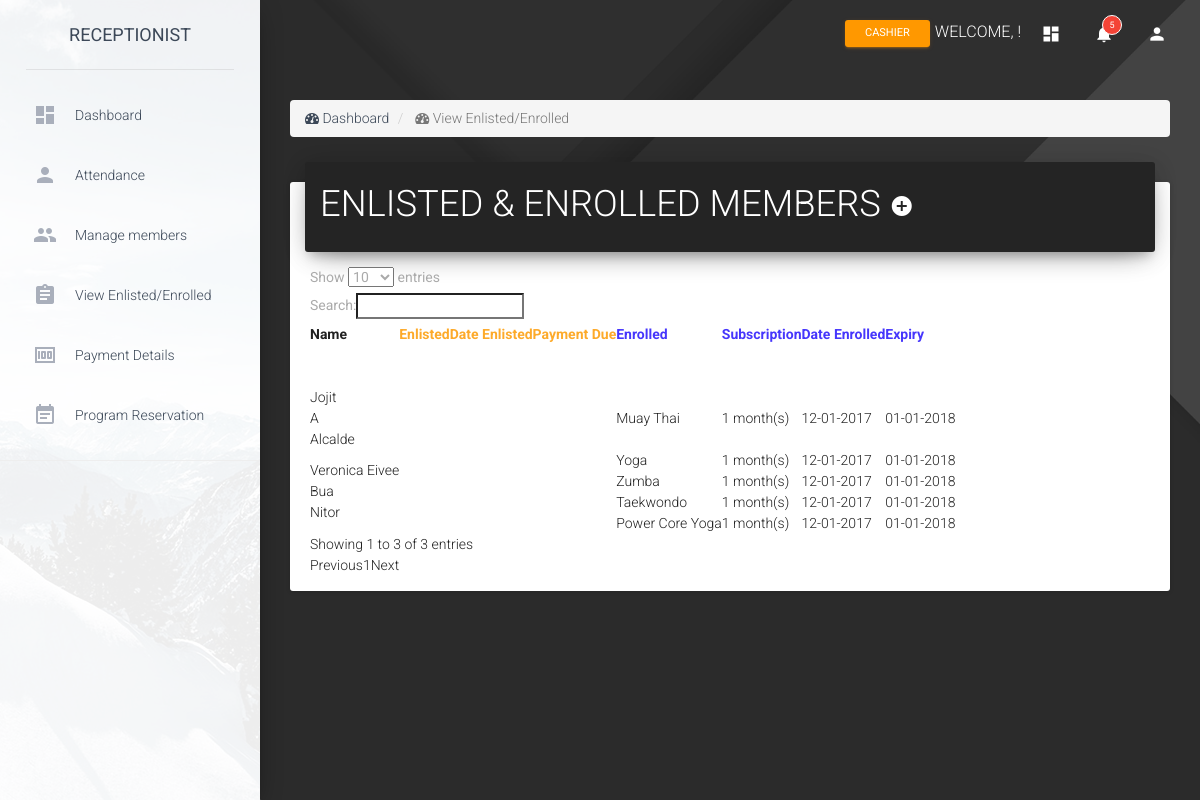
/RECEPTIONIST/admin_viewmembers_enlistedenrolled.php, run on the app's committed database.
### tables this page shows
CREATE TABLE `tbl_members` (
  `membercolor` varchar(100) NOT NULL,
  `member_id` int(11) NOT NULL,
  `custinfo_id` int(11) NOT NULL,
  `membership_id` int(11) NOT NULL,
  `isActive` int(11) NOT NULL,
  `membershipdate` datetime NOT NULL,
  `membershipexpiry` datetime NOT NULL
);

CREATE TABLE `tbl_custinfo` (
  `custinfo_id` int(11) NOT NULL,
  `fname` varchar(200) NOT NULL,
  `mname` varchar(200) NOT NULL,
  `lname` varchar(200) NOT NULL,
  `email` varchar(200) NOT NULL,
  `profilepic` varchar(200) NOT NULL,
  `gender` varchar(200) NOT NULL,
  `status` varchar(200) NOT NULL,
  `nationality` varchar(200) NOT NULL,
  `dateofbirth` varchar(200) NOT NULL,
  `placeofbirth` varchar(200) NOT NULL,
  `homeaddress` varchar(200) NOT NULL,
  `businessname` varchar(200) NOT NULL,
  `businessaddress` varchar(200) NOT NULL,
  `emergencyperson` varchar(200) NOT NULL,
  `EPnumber` varchar(20) NOT NULL,
  `addressphone` varchar(200) NOT NULL,
  `HSI` varchar(200) NOT NULL,
  `clubs` varchar(200) NOT NULL,
  `howdiduknow` varchar(200) NOT NULL,
  `commentsnotes` varchar(200) NOT NULL
);

CREATE TABLE `tbl_enrolled_class` (
  `enrolledclass_id` int(11) NOT NULL,
  `member_id` int(11) NOT NULL,
  `program_id` int(11) NOT NULL,
  `subscription_id` int(11) NOT NULL,
  `programtotal` double NOT NULL,
  `dateofenroll` datetime NOT NULL,
  `programexpiry` datetime NOT NULL
);

CREATE TABLE `tbl_program` (
  `program_id` int(11) NOT NULL,
  `programname` mediumtext NOT NULL,
  `programdesc` varchar(20000) NOT NULL,
  `programimage` varchar(10000) NOT NULL,
  `programcolor` varchar(100) NOT NULL
);

CREATE TABLE `tbl_subscription` (
  `subscription_id` int(11) NOT NULL,
  `program_id` int(11) NOT NULL,
  `duration` varchar(50) NOT NULL,
  `sessions` int(11) NOT NULL,
  `price` float NOT NULL,
  `description` varchar(100) NOT NULL,
  `rcategory_id` int(11) NOT NULL
);

### RECEPTIONIST/admin_viewmembers_enlistedenrolled.php (the view, shortened to what this page needs)
<!doctype html>
<html lang="en">
<head>
    <?php include 'head.php'; ?>
    <link rel="stylesheet" type="text/css" href="//cdnjs.cloudflare.com/ajax/libs/material-design-lite/1.1.0/material.min.css">
    <link rel="stylesheet" type="text/css" href="https://cdn.datatables.net/1.10.16/css/dataTables.material.min.css">
</head>
<body>
    <div class="wrapper" style="background: url('Dark_background_1920x1080.png')
    center top no-repeat; background-size: cover;">
        <?php include 'sidebar.php'; ?>
        <div class="main-panel">
            <?php include 'nav.php'; ?>
            <div class="content">
                <div class="container-fluid">
                    <ol class='breadcrumb'>
                        <li>
                            <i class='fa fa-dashboard'></i> Dashboard
                        </li>
                        <li class='active'>
                            <i class='fa fa-dashboard'></i> View Enlisted/Enrolled
                        </li>
                    </ol>
                    <div class="card">
                        <div class="card-header" style="background-color: #242424;">
                                  <h2 class="title">ENLISTED & ENROLLED MEMBERS
                                    <a href ='admin_schedulemembers.php'><i class='material-icons' style = 'color:white;'>add_circle</i></a></h2>
                        </div>
                        <div class="card-content">
                            <table id="example" class="mdl-data-table" style="width: auto;" cellpadding="1">
                                <thead>
                                    <th>Name</th>
                                    <th style="color: #FDAA2A;">Enlisted</th>
                                    <th style="color: #FDAA2A;">Date Enlisted</th>
                                    <th style="color: #FDAA2A;">Payment Due</th>
                                    <th style="color: #4636FC;">Enrolled</th>
                                    <th style="color: #4636FC;">Subscription</th>
                                    <th style="color: #4636FC;">Date Enrolled</th>
                                    <th style="color: #4636FC;">Expiry</th>
                                </thead>
                                <tbody>
                <?php
                    $selectMember = mysqli_query($conn, "SELECT * FROM tbl_members
                                                         INNER JOIN tbl_custinfo
                                                         ON tbl_members.custinfo_id = tbl_custinfo.custinfo_id");
                    while ($show = mysqli_fetch_array($selectMember))
                    {
                        $member_id = $show['member_id'];
                        $fname = $show['fname'];
                        $mname = $show['mname'];
                        $lname = $show['lname'];
                        $fullname = $fname . "<br>" . $mname . "<br>" . $lname;
                ?>
                                    <tr>
                                        <td style="text-align: left;"><?php echo $fullname;?></td>
                                        <td>
                                        </td>
                                        <td>
                                        </td>
                                        <td>
                                        </td>
                                        <td>
                                <?php
                                    $selectEnrolled = mysqli_query($conn, "
                                        SELECT * FROM tbl_enrolled_class
                                        INNER JOIN tbl_program
                                        ON tbl_enrolled_class.program_id = tbl_program.program_id
                                        WHERE member_id = '$member_id'");
                                    while ($pull = mysqli_fetch_array($selectEnrolled))
                                    {
                                        $programname = $pull['programname'];
                                ?>
                                        <?php echo $programname;?><br>
                                <?php
                                    }
                                ?>
                                        </td>
                                        <td>
                                            <?php
                                                $selectEnrolled = mysqli_query($conn, "
                                                    SELECT * FROM tbl_enrolled_class
                                                    INNER JOIN tbl_subscription
                                                    ON tbl_enrolled_class.subscription_id = tbl_subscription.subscription_id
                                                    WHERE member_id = '$member_id'");
                                                while ($pull = mysqli_fetch_array($selectEnrolled))
                                                {
                                                    $duration = $pull['duration'];
                                            ?>
                                                    <?php echo $duration;?> month(s)<br>
                                            <?php
                                                }
                                            ?>
                                        </td>
                                        <td>
                                            <?php
                                                $selectEnrolled = mysqli_query($conn, "
                                                    SELECT * FROM tbl_enrolled_class
                                                    WHERE member_id = '$member_id'");
                                                while ($pull = mysqli_fetch_array($selectEnrolled))
                                                {
                                                    $dateofenroll = $pull['dateofenroll'];
													$dateofenroll2 = date_create($dateofenroll);
                                            ?>
                                                    <?php echo date_format($dateofenroll2, 'm-d-Y');?><br>
                                            <?php
                                                }
                                            ?>
                                        </td>
                                        <td>
                                            <?php
                                                $selectEnrolled = mysqli_query($conn, "
                                                    SELECT * FROM tbl_enrolled_class
                                                    WHERE member_id = '$member_id'");
                                                while ($pull = mysqli_fetch_array($selectEnrolled))
                                                {
                                                    $programexpiry = $pull['programexpiry'];
													$programexpiry2 = date_create($programexpiry);
                                            ?>
                                                    <?php echo date_format($programexpiry2, 'm-d-Y');?><br>
                                            <?php
                                                }
                                            ?>
                                        </td>
                                    </tr>
                <?php
                    }
                ?>
                                </tbody>
                            </table>
                        </div>
                    </div>
                </div>
            </div>
        </div>
    </div>
</body>
</html>

### data on the page
tbl_members: custinfo.fname "Veronica Eivee", custinfo.mname "Bua", custinfo.lname "Nitor"
tbl_enrolled_class: program.programname "Yoga", subscription.duration "1", dateofenroll "12-01-2017", programexpiry "01-01-2018"
tbl_enrolled_class: program.programname "Zumba", subscription.duration "1", dateofenroll "12-01-2017", programexpiry "01-01-2018"
tbl_enrolled_class: program.programname "Taekwondo", subscription.duration "1", dateofenroll "12-01-2017", programexpiry "01-01-2018"
tbl_enrolled_class: program.programname "Power Core Yoga", subscription.duration "1", dateofenroll "12-01-2017", programexpiry "01-01-2018"
tbl_members: custinfo.fname "Jojit", custinfo.mname "A", custinfo.lname "Alcalde"
tbl_enrolled_class: program.programname "Muay Thai", subscription.duration "1", dateofenroll "12-01-2017", programexpiry "01-01-2018"
